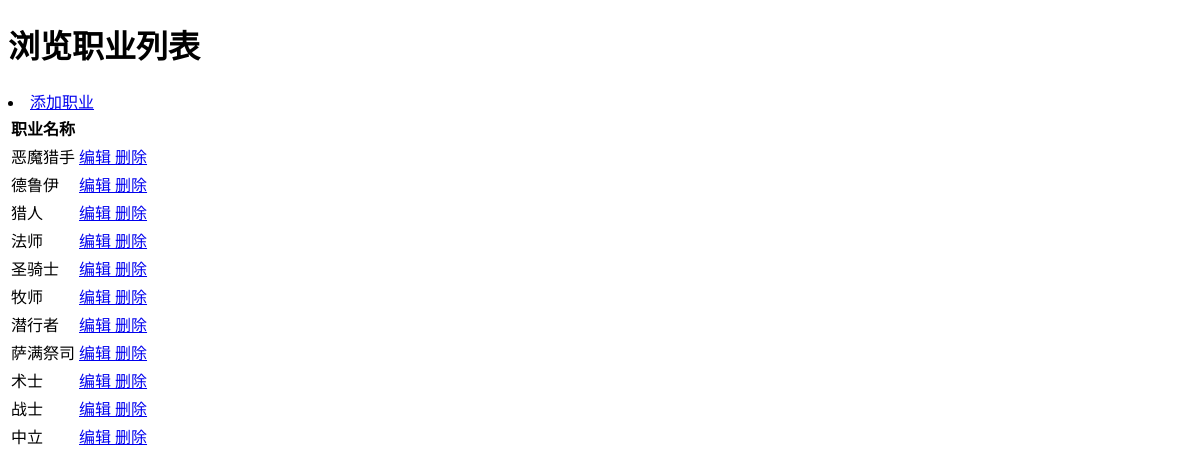
The app's page /summonerclass_list, older data.
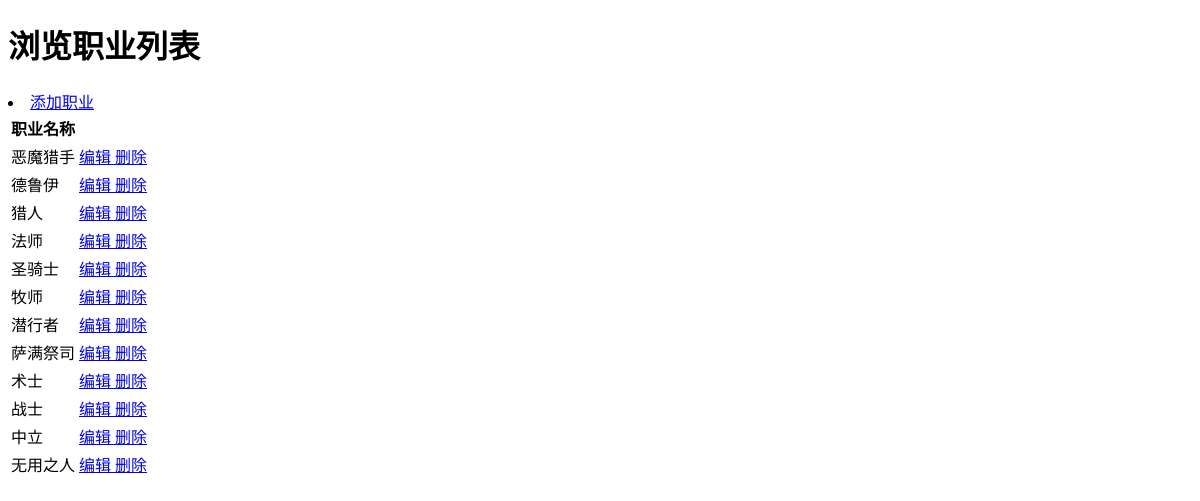
The same page, newer data.
### Hs/models.py (models this page shows, shortened)
class SummonerClass(models.Model):
    id = models.AutoField('职业id', primary_key=True)
    name = models.CharField('职业名称', max_length=10)
    class Meta:
        verbose_name = '职业列表'
        verbose_name_plural = verbose_name

### Hs/views.py (the view)
# urls.py: path('summonerclass_list', views.summonerclass_list, name='summonerclass_list'),
def summonerclass_list(request):
    summonererclass = models.SummonerClass.objects.all()
    return render(request, 'Hs/summonerclass_list.html', {'summonerclass_list': summonererclass})

### templates/Hs/summonerclass_list.html (shortened to what this page needs)
{% load static %}
<!doctype html>
<html>
<head>
    <link href="{% static 'CSS/cards.css' %}" type="text/css" rel="stylesheet">
</head>
<body>
    <h1>浏览职业列表</h1>
    <li><a href="{% url 'Hs:summonerclass_add' %}" target="_blank">添加职业</a></li>
    <table class="table table-striped table-bordered">
        <thead>
        <tr>
            <th>职业名称</th>
        </tr>
        </thead>
        <tbody>
        {% for summonerclass in summonerclass_list %}
            <tr>
                <td>{{ summonerclass.name }}</td>
                <td class="text-center">
                    <a class="btn btn-info btn-sm" href="/summonerclass_edit/?id={{ summonerclass.id }}">编辑
                    </a>
                    <a class="btn btn-danger btn-sm" href="/summonerclass_drop/?id={{ summonerclass.id }}">删除
                    </a>
                </td>
            </tr>
        {% endfor %}
        </tbody>
    </table>
</body>
</html>

Row changes from the older to the newer data that the page shows:
added SummonerClass: name "无用之人"
